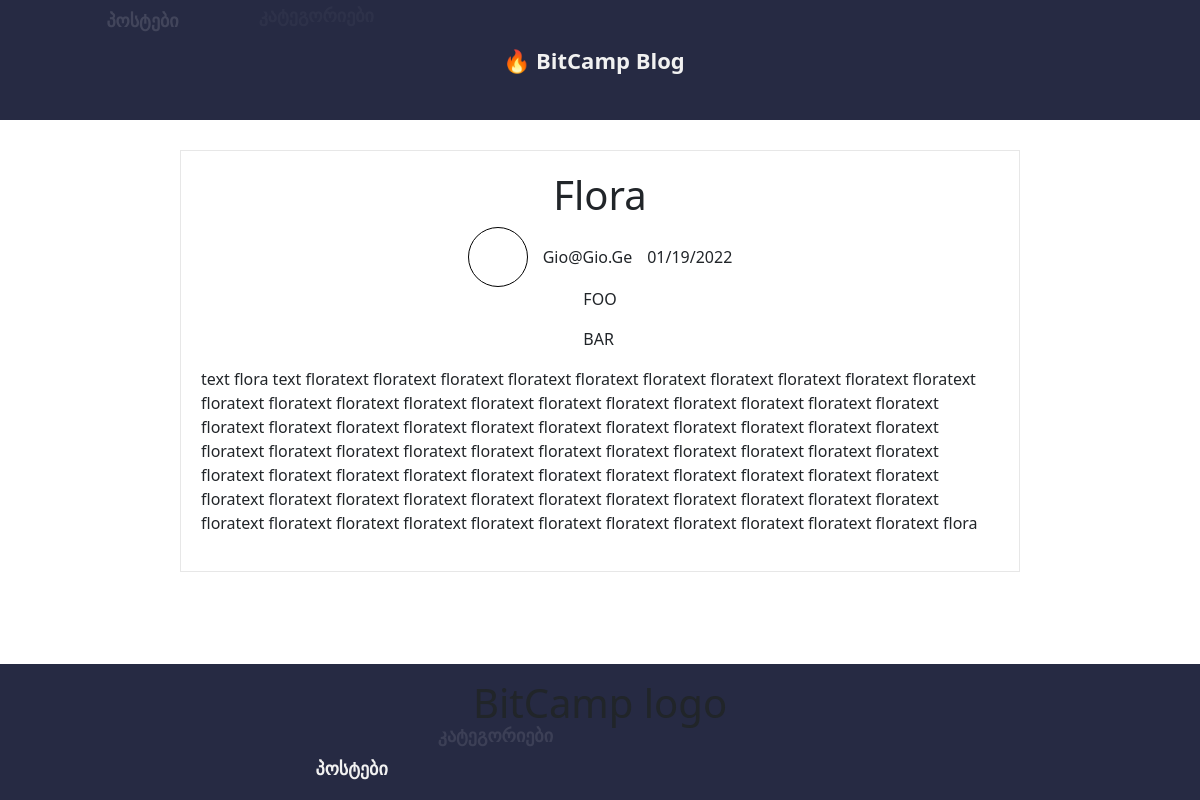
The app's page /post/2/ with its own data.
### blog/models.py (models this page shows, shortened)
class Post(models.Model):
    title = models.CharField(max_length=255)
    description = models.CharField(max_length=255)
    author = models.ForeignKey(Account, on_delete=models.CASCADE)
    text = RichTextField(blank=True, null=True)
    create_date = models.DateTimeField(auto_now_add=True)
    category = models.ManyToManyField(Category)
    image = models.ImageField(upload_to='post')
    class Meta:
        ordering = ['-create_date']

class Category(models.Model):
    category_name = models.CharField(max_length=124, unique=True)
    slug = models.SlugField(max_length=50, unique=True)
    describtion = models.TextField(blank=True)
    cat_image = models.ImageField(upload_to='category', blank=True)
    class Meta:
        verbose_name = 'category'
        verbose_name_plural = 'categories'
    def __str__(self) -> str:
        return self.category_name

### accounts/models.py (models this page shows, shortened)
class Account(AbstractBaseUser):
    first_name      = models.CharField(max_length=50)
    last_name       = models.CharField(max_length=50)
    username        = models.CharField(max_length=50, unique=True)
    email           = models.EmailField(max_length=100, unique=True)
    phone_number    = models.CharField(max_length=50)
    date_joined     = models.DateTimeField (auto_now_add=True)
    last_login      = models.DateTimeField (auto_now_add=True)
    is_admin        = models.BooleanField(default=False)
    is_staff        = models.BooleanField(default=False)
    is_active        = models.BooleanField(default=False)
    is_superadmin        = models.BooleanField(default=False)
    USERNAME_FIELD = 'email'
    REQUIRED_FIELDS = ['username', 'first_name', 'last_name']
    objects = MyAccountManager()
    def __str__(self):
        return self.email

### blog/views.py (the view)
# urls.py: path('post/<int:pk>/', PostDetailView.as_view(), name='post'),
class PostDetailView(DetailView):
    model = Post

### blog/templates/blog/post_detail.html (shortened to what this page needs)
{% extends 'base.html' %}
{% load static %}
{% block css_files %}
<link rel="stylesheet" href="{% static '/css/post_detail.css' %}">
{% endblock css_files %}
{% block content %}
    <article class="single-post">
        <div class="single-post-header">
            <h1>{{ post.title | title }}</h1>
            <div class="author-div">
                <div class="author-img">
                </div>
                <p>{{ post.author | title }}</p>
                <span>{{ post.create_date | date:"SHORT_DATE_FORMAT" }}</span>
            </div>
            <div class="categories">
                {% for category in post.category.all %}
                <p>{{ category }}</p>
                {% endfor %}
            </div>
        </div>
        <div class="single-post-body">
            <p>{{ post.text | safe }}</p>
        </div>
    </article>
{% endblock %}

### templates/base.html (shortened to what this page needs)
{% load static %}
<!DOCTYPE html>
<html lang="en">
<head>
    <link rel="stylesheet" href="https://cdn.jsdelivr.net/npm/bootstrap-icons@1.3.0/font/bootstrap-icons.css">
    <link href="https://cdn.jsdelivr.net/npm/bootstrap@5.1.3/dist/css/bootstrap.min.css" rel="stylesheet">
    <link rel="stylesheet" href="{% static 'css/style.css' %}">
    {% block css_files %} {% endblock css_files %}
</head>
<body>
<div class="content">
{% include 'includes/navbar.html' %}
<main class="main">
{% block content %}
{% endblock %}
</main>
{% include 'includes/footer.html' %}
</div>
</body>
</html>

### templates/includes/navbar.html (shortened to what this page needs)
<header class="header">
    <nav>
        <ul class="main-nav"
            x-on:resize.window.debounce="isMobile = (window.innerWidth < 1000) ? true : false"
            x-data="{isMobile: (window.innerWidth < 1000) ? true : false}">
            <div class="first-nav-item" x-show="!isMobile" x-transition.duration.500ms>
                <a href="{% url 'blog:posts' %}"><li class="main-nav-item">პოსტები</li></a>
                <a href="#"><li class="main-nav-item">კატეგორიები</li></a>
            </div>
            <div class="second-nav-item">
                <a href="{% url 'blog:home' %}"><li class="main-brand"> 🔥 BitCamp Blog</li></a>
            </div>
            <div class="third-nav-item"
                 x-show="!isMobile" x-transition.duration.500ms>
                {% if user.is_authenticated  %}
                <a href="#"><li class="main-nav-item">{{user }}-ის პროფილი</li></a>
                <a href="{% url 'blog:logout' %}"><li class="main-nav-item">ლოგაუთი</li></a>
                {% else %}
                <a href="#"><li class="main-nav-item">ავტორიზაცია</li></a>
                <a href="#"><li class="main-nav-item">რეგისტრაცია</li></a>
                {% endif %}
            </div>
        </ul>
    </nav>
</header>

### templates/includes/footer.html (shortened to what this page needs)
<footer class="footer">
    <div class="footer-image-div">
        <h1>BitCamp logo</h1>
    </div>
    <nav class="footer-navigation">
        <a href="{% url 'blog:posts' %}" class="footer-nav-item">პოსტები</a>
        <a href="#" class="footer-nav-item">კატეგორიები</a>
    </nav>
</footer>

### bitcamp/static/css/style.css (style rules this page uses)
* { margin: 0; box-sizing: border-box; }
html, body { height: 100%; }
.content { min-height: 100%; position: relative; padding-bottom: 200px; }
header { display: flex; justify-content: center; align-items: center; }
header nav { width: 100%; height: 100%; display: flex; justify-content: center; align-items: center; }
.main-nav { background-color: #262a43; display: flex; justify-content: space-evenly; align-items: center; height: 100%; width: 100%; gap: 80px; list-style: none; margin: 0; }
.first-nav-item, .third-nav-item { height: 15vh; display: flex; justify-content: space-around; align-items: center; gap: 100px; }
.second-nav-item { display: flex; justify-content: center; align-items: center; gap: 5px; padding: 5px; }
a { text-decoration: none; color: #f1f1f1; font-weight: 700; font-size: 18px; }
.main-nav-item { padding: 10px 20px; transition: all 0.5s; position: relative; overflow: hidden; border-radius: 10px; }
.main-nav-item:before { content: ''; background-color: white; top: 0; left: 0; width: 100%; height: 100%; position: absolute; transform: translateX(-100%) rotate(45deg); transition: all 0.5s; }
.main-brand { font-size: 22px; padding: 5px 10px; transition: all 0.5s; position: relative; overflow: hidden; border-radius: 10px; }
.main-brand:before { content: '🔥 BitCamp Blog'; position: absolute; top: 0; left: 0; height: 100%; width: 100%; background-color: white; color: black; font-size: 22px; font-weight: bold; display: flex; justify-content: center; align-items: center; transition: all 0.5s; transform: scale(5); opacity: 0; }
.footer { position: absolute; bottom: 0; width: 100%; background-color: #262a43; padding: 15px; display: flex; flex-direction: column; justify-content: space-around; gap: 15px; align-items: center; }
.footer-navigation { width: 80%; display: flex; justify-content: center; gap: 30px; align-items: center; }
.footer-nav-item { padding: 5px 10px; transition: all 0.3s; }
@media (max-width: 1300px) { .main-nav { gap: 40px; } }
@media (max-width: 1300px) { .first-nav-item, .third-nav-item { gap: 40px; } }

### bitcamp/static/css/post_detail.css (style rules this page uses)
.single-post { display: flex; flex-direction: column; justify-content: center; align-items: center; padding: 20px; border: 1px solid #e7e7e7; width: 70%; margin: 30px auto; }
.single-post-header { display: flex; flex-direction: column; justify-content: center; align-items: center; }
.author-div { display: flex; justify-content: center; align-items: center; gap: 15px; }
.author-div p { margin-bottom: 0; }
.author-img { border-radius: 50%; width: 60px; height: 60px; border: 1px solid black; }

### records on screen
Post: title "Flora", author "Gio@Gio.Ge", create_date "01/19/2022", text "text flora text floratext floratext floratext floratext floratext floratext floratext floratext floratext floratext floratext floratext floratext floratext floratext floratext floratext floratext floratext floratext floratext floratext floratext floratext floratext floratext floratext floratext floratext floratext floratext floratext floratext floratext floratext floratext floratext floratext floratext floratext floratext floratext floratext floratext floratext floratext floratext floratext floratext floratext floratext floratext floratext floratext floratext floratext floratext floratext floratext floratext floratext floratext floratext floratext floratext floratext floratext floratext…"
Category: category_name "FOO"
Category: category_name "BAR"
